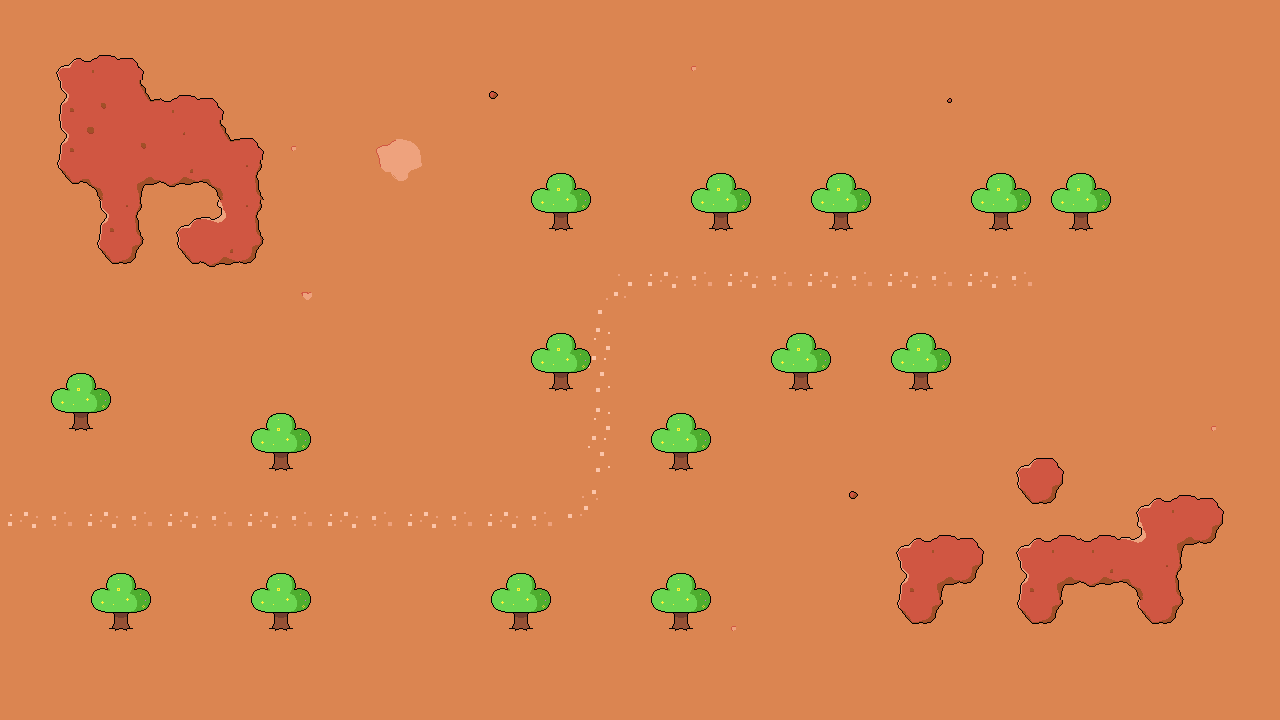

Rendered tile map (Tiled .tmx) drawn with the repository's tilesets; below, a short description and the full map source, tile grids included:
An orthogonal 32x18 tile map with 40x40 px tiles, 3 tile layers (base, nav, tree), 3 tilesets and 18 objects.

<map version="1.0" tiledversion="2018.08.06" orientation="orthogonal" renderorder="right-down" width="32" height="18" tilewidth="40" tileheight="40" infinite="0" nextlayerid="8" nextobjectid="40">
 <tileset firstgid="1" source="base.tsx" />
 <tileset firstgid="25" source="path.tsx" />
 <tileset firstgid="33" source="tree.tsx" />
 <layer id="1" name="base" width="32" height="18">
  <data encoding="csv">
22,22,22,22,22,22,22,22,22,22,22,22,22,22,22,22,22,22,22,22,22,22,22,22,22,22,22,22,22,22,22,22,
22,1,3,2,22,22,22,22,22,22,22,22,22,22,22,22,22,18,22,22,22,22,22,22,22,22,22,22,22,22,22,22,
22,13,16,4,3,2,22,22,22,22,22,22,23,22,22,22,22,22,22,22,22,22,22,17,22,22,22,22,22,22,22,22,
22,13,15,16,21,4,2,18,22,5,6,22,22,22,22,22,22,22,22,22,22,22,22,22,22,22,22,22,22,22,22,22,
22,7,19,20,9,19,14,22,22,11,12,22,22,22,22,22,22,22,22,22,22,22,22,22,22,22,22,22,22,22,22,22,
22,22,13,14,1,10,14,22,22,22,22,22,22,22,22,22,22,22,22,22,22,22,22,22,22,22,22,22,22,22,22,22,
22,22,7,8,7,9,8,22,22,22,22,22,22,22,22,22,22,22,22,22,22,22,22,22,22,22,22,22,22,22,22,22,
22,22,22,22,22,22,22,24,22,22,22,22,22,22,22,22,22,22,22,22,22,22,22,22,22,22,22,22,22,22,22,22,
22,22,22,22,22,22,22,22,22,22,22,22,22,22,22,22,22,22,22,22,22,22,22,22,22,22,22,22,22,22,22,22,
22,22,22,22,22,22,22,22,22,22,22,22,22,22,22,22,22,22,22,22,22,22,22,22,22,22,22,22,22,22,22,22,
22,22,22,22,22,22,22,22,22,22,22,22,22,22,22,22,22,22,22,22,22,22,22,22,22,22,22,22,22,22,18,22,
22,22,22,22,22,22,22,22,22,22,22,22,22,22,22,22,22,22,22,22,22,22,22,22,22,1,2,22,22,22,22,22,
22,22,22,22,22,22,22,22,22,22,22,22,22,22,22,22,22,22,22,22,22,23,22,22,22,7,8,22,1,3,2,22,
22,22,22,22,22,22,22,22,22,22,22,22,22,22,22,22,22,22,22,22,22,22,1,3,2,1,3,3,10,20,8,22,
22,22,22,22,22,22,22,22,22,22,22,22,22,22,22,22,22,22,22,22,22,22,13,20,8,13,20,9,19,14,22,22,
22,22,22,22,22,22,22,22,22,22,22,22,22,22,22,22,22,22,18,22,22,22,7,8,22,7,8,22,7,8,22,22,
22,22,22,22,22,22,22,22,22,22,22,22,22,22,22,22,22,22,22,22,22,22,22,22,22,22,22,22,22,22,22,22,
22,22,22,22,22,22,22,22,22,22,22,22,22,22,22,22,22,22,22,22,22,22,22,22,22,22,22,22,22,22,22,22
</data>
 </layer>
 <layer id="3" name="nav" width="32" height="18">
  <data encoding="csv">
0,0,0,0,0,0,0,0,0,0,0,0,0,0,0,0,0,0,0,0,0,0,0,0,0,0,0,0,0,0,0,0,
0,0,0,0,0,0,0,0,0,0,0,0,0,0,0,0,0,0,0,0,0,0,0,0,0,0,0,0,0,0,0,0,
0,0,0,0,0,0,0,0,0,0,0,0,0,0,0,0,0,0,0,0,0,0,0,0,0,0,0,0,0,0,0,0,
0,0,0,0,0,0,0,0,0,0,0,0,0,0,0,0,0,0,0,0,0,0,0,0,0,0,0,0,0,0,0,0,
0,0,0,0,0,0,0,0,0,0,0,0,0,0,0,0,0,0,0,0,0,0,0,0,0,0,0,0,0,0,0,0,
0,0,0,0,0,0,0,0,0,0,0,0,0,0,0,0,0,0,0,0,0,0,0,0,0,0,0,0,0,0,0,0,
0,0,0,0,0,0,0,0,0,0,0,0,0,0,0,0,0,0,0,0,0,0,0,0,0,0,0,0,0,0,0,0,
0,0,0,0,0,0,0,0,0,0,0,0,0,0,27,0,25,0,25,0,25,0,25,0,25,0,0,0,0,0,0,0,
0,0,0,0,0,0,0,0,0,0,0,0,0,0,0,0,0,0,0,0,0,0,0,0,0,0,0,0,0,0,0,0,
0,0,0,0,0,0,0,0,0,0,0,0,0,0,26,0,0,0,0,0,0,0,0,0,0,0,0,0,0,0,0,0,
0,0,0,0,0,0,0,0,0,0,0,0,0,0,0,0,0,0,0,0,0,0,0,0,0,0,0,0,0,0,0,0,
0,0,0,0,0,0,0,0,0,0,0,0,0,0,26,0,0,0,0,0,0,0,0,0,0,0,0,0,0,0,0,0,
0,0,0,0,0,0,0,0,0,0,0,0,0,0,0,0,0,0,0,0,0,0,0,0,0,0,0,0,0,0,0,0,
25,0,25,0,25,0,25,0,25,0,25,0,25,0,30,0,0,0,0,0,0,0,0,0,0,0,0,0,0,0,0,0,
0,0,0,0,0,0,0,0,0,0,0,0,0,0,0,0,0,0,0,0,0,0,0,0,0,0,0,0,0,0,0,0,
0,0,0,0,0,0,0,0,0,0,0,0,0,0,0,0,0,0,0,0,0,0,0,0,0,0,0,0,0,0,0,0,
0,0,0,0,0,0,0,0,0,0,0,0,0,0,0,0,0,0,0,0,0,0,0,0,0,0,0,0,0,0,0,0,
0,0,0,0,0,0,0,0,0,0,0,0,0,0,0,0,0,0,0,0,0,0,0,0,0,0,0,0,0,0,0,0
</data>
 </layer>
 <layer id="5" name="tree" width="32" height="18">
  <data encoding="csv">
0,0,0,0,0,0,0,0,0,0,0,0,0,0,0,0,0,0,0,0,0,0,0,0,0,0,0,0,0,0,0,0,
0,0,0,0,0,0,0,0,0,0,0,0,0,0,0,0,0,0,0,0,0,0,0,0,0,0,0,0,0,0,0,0,
0,0,0,0,0,0,0,0,0,0,0,0,0,0,0,0,0,0,0,0,0,0,0,0,0,0,0,0,0,0,0,0,
0,0,0,0,0,0,0,0,0,0,0,0,0,0,0,0,0,0,0,0,0,0,0,0,0,0,0,0,0,0,0,0,
0,0,0,0,0,0,0,0,0,0,0,0,0,0,0,0,0,0,0,0,0,0,0,0,0,0,0,0,0,0,0,0,
0,0,0,0,0,0,0,0,0,0,0,0,0,33,0,0,0,33,0,0,33,0,0,0,33,0,33,0,0,0,0,0,
0,0,0,0,0,0,0,0,0,0,0,0,0,0,0,0,0,0,0,0,0,0,0,0,0,0,0,0,0,0,0,0,
0,0,0,0,0,0,0,0,0,0,0,0,0,0,0,0,0,0,0,0,0,0,0,0,0,0,0,0,0,0,0,0,
0,0,0,0,0,0,0,0,0,0,0,0,0,0,0,0,0,0,0,0,0,0,0,0,0,0,0,0,0,0,0,0,
0,0,0,0,0,0,0,0,0,0,0,0,0,33,0,0,0,0,0,33,0,0,33,0,0,0,0,0,0,0,0,0,
0,33,0,0,0,0,0,0,0,0,0,0,0,0,0,0,0,0,0,0,0,0,0,0,0,0,0,0,0,0,0,0,
0,0,0,0,0,0,33,0,0,0,0,0,0,0,0,0,33,0,0,0,0,0,0,0,0,0,0,0,0,0,0,0,
0,0,0,0,0,0,0,0,0,0,0,0,0,0,0,0,0,0,0,0,0,0,0,0,0,0,0,0,0,0,0,0,
0,0,0,0,0,0,0,0,0,0,0,0,0,0,0,0,0,0,0,0,0,0,0,0,0,0,0,0,0,0,0,0,
0,0,0,0,0,0,0,0,0,0,0,0,0,0,0,0,0,0,0,0,0,0,0,0,0,0,0,0,0,0,0,0,
0,0,33,0,0,0,33,0,0,0,0,0,33,0,0,0,33,0,0,0,0,0,0,0,0,0,0,0,0,0,0,0,
0,0,0,0,0,0,0,0,0,0,0,0,0,0,0,0,0,0,0,0,0,0,0,0,0,0,0,0,0,0,0,0,
0,0,0,0,0,0,0,0,0,0,0,0,0,0,0,0,0,0,0,0,0,0,0,0,0,0,0,0,0,0,0,0
</data>
 </layer>
 <objectgroup id="4" name="path">
  <object id="18" x="60" y="461" />
  <object id="19" x="661" y="460" />
  <object id="20" x="619" y="220" />
  <object id="38" x="1102" y="221" />
 </objectgroup>
 <objectgroup id="2" name="towerbase">
  <object id="5" x="221" y="418">
   <ellipse />
  </object>
  <object id="7" x="377" y="419">
   <ellipse />
  </object>
  <object id="9" x="623" y="581">
   <ellipse />
  </object>
  <object id="11" x="377" y="579">
   <ellipse />
  </object>
  <object id="13" x="541" y="417">
   <ellipse />
  </object>
  <object id="16" x="702" y="496">
   <ellipse />
  </object>
  <object id="17" x="701" y="337">
   <ellipse />
  </object>
  <object id="35" x="540" y="260">
   <ellipse />
  </object>
  <object id="36" x="656" y="180">
   <ellipse />
  </object>
  <object id="37" x="943" y="184">
   <ellipse />
  </object>
 </objectgroup>
 <objectgroup id="6" name="fungus">
  <object id="29" x="1056" y="395">
   <point />
  </object>
  <object id="30" x="1219" y="350">
   <point />
  </object>
  <object id="32" x="1179" y="149">
   <point />
  </object>
 </objectgroup>
 <objectgroup id="7" name="airship">
  <object id="33" x="1178" y="261">
   <ellipse />
  </object>
 </objectgroup>
</map>